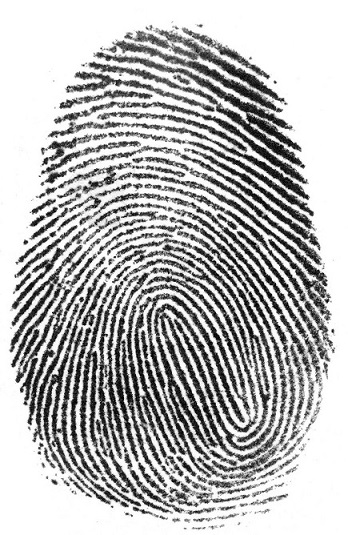
#> input picture HomeAssignmemt-3/img/fingerprint.jpg, 348 x 535 px
$ python main.py
#> lines starting #> are read from the running program, lines starting #| are printed output that depends on the picture; after the words box and inside, x2 and y2 are one past the last pixel; in counts of white or black regions, pixels touching at a corner belong together; long printed decimals are rounded
### HomeAssignmemt-3/binary.py
import cv2
import numpy as np
import matplotlib.pyplot as plt
from PIL import Image


# 根据阈值分割的迭代法计算阈值T
def iteration_threshold(img_array):
    # 使用图像的均值作为初始阈值
    T = 0
    T_new = np.mean(img_array)
    epsilon = 1e-5
    k = 0

    while np.abs(T_new - T) >= epsilon:
        T = T_new
        G1 = []  # 灰度值大于T的像素组成G1
        G2 = []  # 灰度值小于T的像素组成G2
        for i in range(img_array.shape[0]):
            for j in range(img_array.shape[1]):
                if img_array[i, j] > T:
                    G1.append(img_array[i, j])
                else:
                    G2.append(img_array[i, j])
        T_new = 0.5 * (np.mean(G1) + np.mean(G2))
        k += 1
    return T_new, k


def Binaryzation(_img):
    # 迭代法求阈值
    _threshold, _k = iteration_threshold(_img)
    # 二值化
    img_bin = np.where(_img > _threshold, 0, 255)
    return _threshold, _k, img_bin.astype(np.uint8)

### HomeAssignmemt-3/basic_morphology.py
import numpy as np
import cv2


# 腐蚀
def erode(_img):  # 输入的为二值图
    # 初始化图像平移矩阵
    m_1 = np.array([[1, 0, -1], [0, 1, -1]], dtype=np.float32)  # 左上
    m_2 = np.array([[1, 0, 0], [0, 1, -1]], dtype=np.float32)  # 上
    m_3 = np.array([[1, 0, 1], [0, 1, -1]], dtype=np.float32)  # 右上
    m_4 = np.array([[1, 0, -1], [0, 1, 0]], dtype=np.float32)  # 左
    m_5 = np.array([[1, 0, 1], [0, 1, 0]], dtype=np.float32)  # 右
    m_6 = np.array([[1, 0, -1], [0, 1, 1]], dtype=np.float32)  # 左下
    m_7 = np.array([[1, 0, 0], [0, 1, 1]], dtype=np.float32)  # 下
    m_8 = np.array([[1, 0, 1], [0, 1, 1]], dtype=np.float32)  # 右下
    M = [m_1, m_2, m_3, m_4, m_5, m_6, m_7, m_8]

    # 9个平移后的图像取交集得到腐蚀结果
    img_result = _img.copy()
    for i in M:
        img_shift = cv2.warpAffine(_img, i, (_img.shape[1], _img.shape[0]))  # 使用放射变化进行平移
        img_result = cv2.bitwise_and(img_result, img_shift)

    return img_result


# 膨胀
def dilate(_img):  # 输入的为二值图
    # 初始化图像平移矩阵
    m_1 = np.array([[1, 0, -1], [0, 1, -1]], dtype=np.float32)  # 左上
    m_2 = np.array([[1, 0, 0], [0, 1, -1]], dtype=np.float32)  # 上
    m_3 = np.array([[1, 0, 1], [0, 1, -1]], dtype=np.float32)  # 右上
    m_4 = np.array([[1, 0, -1], [0, 1, 0]], dtype=np.float32)  # 左
    m_5 = np.array([[1, 0, 1], [0, 1, 0]], dtype=np.float32)  # 右
    m_6 = np.array([[1, 0, -1], [0, 1, 1]], dtype=np.float32)  # 左下
    m_7 = np.array([[1, 0, 0], [0, 1, 1]], dtype=np.float32)  # 下
    m_8 = np.array([[1, 0, 1], [0, 1, 1]], dtype=np.float32)  # 右下
    M = [m_1, m_2, m_3, m_4, m_5, m_6, m_7, m_8]

    # 9个平移后的图像取交集得到腐蚀结果
    img_result = _img.copy()
    for i in M:
        img_shift = cv2.warpAffine(_img, i, (_img.shape[1], _img.shape[0]))  # 使用放射变化进行平移
        img_result = cv2.bitwise_or(img_result, img_shift)

    return img_result


# 开运算
def open_operation(_img):
    # 先腐蚀, 再膨胀
    img_result = erode(_img)
    img_result = dilate(img_result)

    return img_result

### HomeAssignmemt-3/skeleton.py
import numpy as np
import cv2
from basic_morphology import open_operation
from basic_morphology import dilate
from basic_morphology import erode


# 基于形态学的骨架提取
def mor_skeleton(_img):  # _img: 待提取骨架图像(默认为前景为白色的二值图像)
    # 骨架图像初始化
    img_result = np.zeros_like(_img)

    # 循环提取骨架, 当腐蚀后图像无前景时停止
    while np.sum(_img):
        # 当第一次的时候k=0， 所以相当于直接开运算
        # 迭代过一次后，_img是一个已经腐蚀并做差后的图像
        img_open = open_operation(_img)
        img_sub = _img - img_open  # 求差
        img_result = cv2.bitwise_or(img_result, img_sub.copy())  # 求并生成骨架
        _img = erode(_img)  # 再进行腐蚀
    return img_result


# 获得8邻域内极大值像素组成的图像
def find_max(_img):
    # 生成8个减法模板
    kmax_1 = np.array([[-1, 0, 0], [0, 1, 0], [0, 0, 0]], dtype=np.float32)
    kmax_2 = np.array([[0, -1, 0], [0, 1, 0], [0, 0, 0]], dtype=np.float32)
    kmax_3 = np.array([[0, 0, -1], [0, 1, 0], [0, 0, 0]], dtype=np.float32)
    kmax_4 = np.array([[0, 0, 0], [-1, 1, 0], [0, 0, 0]], dtype=np.float32)
    kmax_5 = np.array([[0, 0, 0], [0, 1, -1], [0, 0, 0]], dtype=np.float32)
    kmax_6 = np.array([[0, 0, 0], [0, 1, 0], [-1, 0, 0]], dtype=np.float32)
    kmax_7 = np.array([[0, 0, 0], [0, 1, 0], [0, -1, 0]], dtype=np.float32)
    kmax_8 = np.array([[0, 0, 0], [0, 1, 0], [0, 0, -1]], dtype=np.float32)
    kernel = [kmax_1, kmax_2, kmax_3, kmax_4, kmax_5, kmax_6,
              kmax_7, kmax_8]

    # 生成一个与原图大小相等像素全为255的图像
    img_result = cv2.bitwise_not(np.zeros_like(_img, dtype=np.uint8))
    # 依次进行减法模板操作, 取结果交集为极大值像素图像
    for i in kernel:
        # 减法模板滤波
        img_m = cv2.filter2D(_img, -1, i)
        # 差值非负处取为255: 操作点像素值>=被减处像素
        img_m = np.where(img_m >= 0.0, 255, 0)
        img_m = img_m.astype(np.uint8)
        # 大于等于8邻域内所有像素的点为区域极大值点
        img_result = cv2.bitwise_and(img_result, img_m)

    return img_result


# 基于距离变化的骨架提取
def distTrans_skeleton(_img):  # img: 待提取骨架图像(默认为前景为白色的二值图像)

    # 通过形态学操作获得前景边界
    img_bd = _img - erode(_img)
    # 对边界图像做距离变换
    img_distTrans = cv2.distanceTransform(
        cv2.bitwise_not(img_bd.copy()),
        cv2.DIST_L2, cv2.DIST_MASK_3)
    # 求距离变换图中的局部极大值
    img_max = find_max(img_distTrans)
    # 落入原二值图像中的局部极大值即为图像的骨架
    img_result = cv2.bitwise_and(img_max, _img)

    return img_result

### HomeAssignmemt-3/tailor.py
import numpy as np
import cv2
from basic_morphology import erode
from basic_morphology import dilate
from basic_morphology import open_operation


def thinning_algorithm(img, K):  # img: 待细化图像  K: 结构子序列
    img_result = img / 255  # 归一
    # 初始化用于保存上一次结果的矩阵
    img_old = 1 - img_result

    # 循环细化.直至图像保持不变
    while np.sum(img_result - img_old):
        img_old = img_result
        for i in K:
            # 基于卷积结果的击中击不中
            img_temp = np.where(cv2.filter2D(img_result.copy(), -1, i
                                             , borderType=0) == 15, 1, 0)
            img_result = img_result - img_temp

    img_result *= 255
    return img_result.astype(np.uint8)


def thinning(_img):  # img: 待细化图像

    # 生成8个结构子序列
    k_1 = np.array([[16, 16, 16], [0, 1, 0], [2, 4, 8]], dtype=np.uint8)
    k_2 = np.array([[0, 16, 16], [1, 2, 16], [4, 8, 0]], dtype=np.uint8)
    k_3 = np.array([[1, 0, 16], [2, 4, 16], [8, 0, 16]], dtype=np.uint8)
    k_4 = np.array([[1, 2, 0], [4, 8, 16], [0, 16, 16]], dtype=np.uint8)
    k_5 = np.array([[1, 2, 4], [0, 8, 0], [16, 16, 16]], dtype=np.uint8)
    k_6 = np.array([[0, 1, 2], [16, 4, 8], [16, 16, 0]], dtype=np.uint8)
    k_7 = np.array([[16, 0, 1], [16, 2, 4], [16, 0, 8]], dtype=np.uint8)
    k_8 = np.array([[16, 16, 0], [16, 1, 2], [0, 4, 8]], dtype=np.uint8)

    K = [k_1, k_2, k_3, k_4, k_5, k_6, k_7, k_8]

    # 细化操作
    img_result = thinning_algorithm(_img, K)

    return img_result


#  找到端节点
def find_end(_img, K):  # _img: 输入图像 K: 结构子序列
    # 像素归一化
    img_ones = _img / 255
    img_result = np.zeros_like(_img, dtype=np.uint8)

    # 利用结构子序列寻找端点
    for i in K:
        img_temp = np.where(cv2.filter2D(img_ones.copy(), -1, i,
                                         borderType=0) == 3, 1, 0)
        img_result = img_result + img_temp

    img_result *= 255
    # 返回只有端节点为前景的图像
    return img_result.astype(np.uint8)


def tailor(_img):  # _img: 待裁剪图像

    # 生成8个结构子
    k_1 = np.array([[0, 4, 4], [1, 2, 4], [0, 4, 4]], dtype=np.uint8)
    k_2 = np.array([[0, 1, 0], [4, 2, 4], [4, 4, 4]], dtype=np.uint8)
    k_3 = np.array([[4, 4, 0], [4, 1, 2], [4, 4, 0]], dtype=np.uint8)
    k_4 = np.array([[4, 4, 4], [4, 1, 4], [0, 2, 0]], dtype=np.uint8)
    k_5 = np.array([[1, 4, 4], [4, 2, 4], [4, 4, 4]], dtype=np.uint8)
    k_6 = np.array([[4, 4, 1], [4, 2, 4], [4, 4, 4]], dtype=np.uint8)
    k_7 = np.array([[4, 4, 4], [4, 1, 4], [4, 4, 2]], dtype=np.uint8)
    k_8 = np.array([[4, 4, 4], [4, 1, 4], [2, 4, 4]], dtype=np.uint8)

    K = [k_1, k_2, k_3, k_4, k_5, k_6, k_7, k_8]

    # 细化(去除3个像素组成的分支)
    img_thin = thinning_algorithm(_img, K)
    # 找端点
    img_end = find_end(img_thin, K)
    # 膨胀运算,捡回误伤元素
    img_dilate = img_end
    for _ in range(3):
        img_dilate = dilate(img_dilate)
        img_dilate = cv2.bitwise_and(img_dilate, _img)
    # 获得裁剪结果
    img_result = cv2.bitwise_or(img_dilate, img_thin)

    return img_result

### HomeAssignmemt-3/main.py
import cv2
import numpy as np

from binary import Binaryzation
from skeleton import mor_skeleton
from skeleton import distTrans_skeleton
from tailor import thinning
from tailor import tailor


def main(img):

    # 二值化: 基于迭代法获取二值化阈值
    print("Processing: 二值化...")
    threshold, k, img_bin = Binaryzation(np.array(img))

    print("阈值:", threshold)
    cv2.imwrite("./result/img_binary.png", img_bin)

    # 基于形态学的骨架提取./result/
    print("Processing: 基于形态学的骨架提取...")
    img_sk_morph = mor_skeleton(img_bin)
    cv2.imwrite("./result/morph_skeleton.png", img_sk_morph)

    # 基于距离变换的骨架提取
    print("Processing: 基于距离变换的骨架提取...")
    img_sk_dist = distTrans_skeleton(img_bin)
    cv2.imwrite("./result/distTrain_skeleton.png", img_sk_dist)

    # 图像细化
    print("Processing: 图像细化...")
    img_sk_thin = thinning(img_bin)
    cv2.imwrite("./result/thinning.png", img_sk_thin)

    # 裁剪:以细化所得骨架为例
    print("Processing: 裁剪:以细化所得为例...")
    img_result = tailor(img_sk_thin)
    cv2.imwrite("./result/tailor.png", img_result)


if __name__ == "__main__":
    img = cv2.imread("./img/fingerprint.jpg", 0)
#> img is the input picture: shape (535, 348); min 0, max 255, mean 183.6
    main(img)
#> in iteration_threshold, `T_new = np.mean(img_array)`: T_new = 183.6
#> the loop in iteration_threshold, `while np.abs(T_new - T) >= epsilon:` made 6 passes
#> (T, T_new) on passes 1 to 6: (183.6, 162.3), (162.3, 156.7), (156.7, 155.1), (155.1, 154.8), (154.8, 154.6), (154.6, 154.6)
#> after the loop in iteration_threshold, `while np.abs(T_new - T) >= epsilon:`: k = 6
#> in Binaryzation, `img_bin = np.where(_img > _threshold, 0, 255)`:
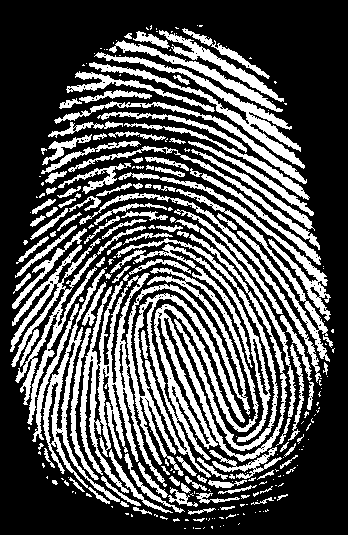
#> img_bin: shape (535, 348) int64; 33.2% white; 260 white regions (138 under 20 px), largest, box (x1, y1, x2, y2) and area: (80, 234, 287, 493) 16397, (89, 52, 305, 169) 3278, (10, 238, 101, 425) 3248
#> in main, `threshold, k, img_bin = Binaryzation(np.array(img))`: threshold = 154.6; k = 6
#| 阈值: 154.566
#> the loop in mor_skeleton, `while np.sum(_img):` made 4 passes
#> pass 1, in mor_skeleton, `img_sub = _img - img_open`:
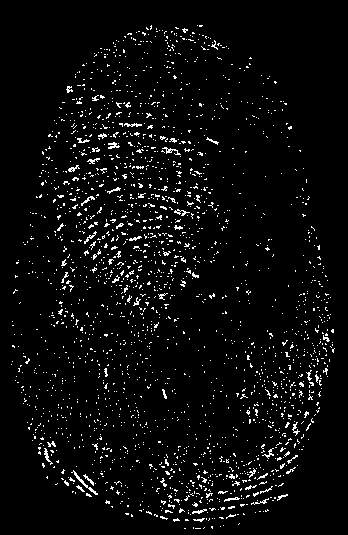
#> img_sub: shape (535, 348); 4.3% white in thin lines or dots, all inside (x1, y1, x2, y2) = (11, 25, 335, 529)
#> in distTrans_skeleton, `img_bd = _img - erode(_img)`: img_bd: shape (535, 348); 21.2% white in thin lines or dots, all inside (x1, y1, x2, y2) = (10, 25, 335, 529)
#> the loop in find_max, `for i in kernel:` made 8 passes
#> pass 1, in find_max, `img_m = np.where(img_m >= 0.0, 255, 0)`:
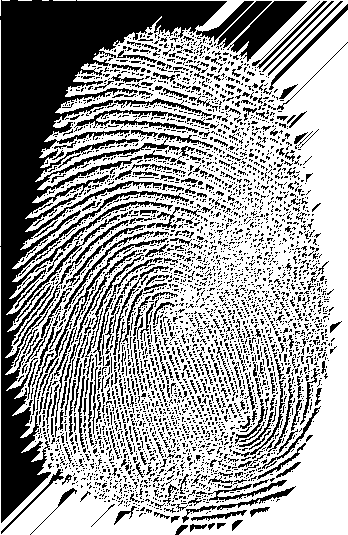
#> img_m: shape (535, 348) int64; 62.3% white; 4047 black regions (3728 under 20 px), largest, box (x1, y1, x2, y2) and area: (0, 0, 227, 523) 30776, (227, 1, 307, 62) 1662, (217, 1, 272, 48) 681
#> after the loop in find_max, `for i in kernel:`: img_result: shape (535, 348); 10.2% white in thin lines or dots
#> in distTrans_skeleton, `img_result = cv2.bitwise_and(img_max, _img)`: img_result: shape (535, 348); 5.2% white in thin lines or dots, all inside (x1, y1, x2, y2) = (11, 32, 331, 513)
#> in thinning, `k_1 = np.array([[16, 16, 16], [0, 1, 0], [2, 4, 8]], dtype=np.uint8)`: k_1 = [[16, 16, 16], [0, 1, 0], [2, 4, 8]]
#> in thinning, `k_2 = np.array([[0, 16, 16], [1, 2, 16], [4, 8, 0]], dtype=np.uint8)`: k_2 = [[0, 16, 16], [1, 2, 16], [4, 8, 0]]
#> in thinning, `k_3 = np.array([[1, 0, 16], [2, 4, 16], [8, 0, 16]], dtype=np.uint8)`: k_3 = [[1, 0, 16], [2, 4, 16], [8, 0, 16]]
#> in thinning, `k_4 = np.array([[1, 2, 0], [4, 8, 16], [0, 16, 16]], dtype=np.uint8)`: k_4 = [[1, 2, 0], [4, 8, 16], [0, 16, 16]]
#> in thinning, `k_5 = np.array([[1, 2, 4], [0, 8, 0], [16, 16, 16]], dtype=np.uint8)`: k_5 = [[1, 2, 4], [0, 8, 0], [16, 16, 16]]
#> in thinning, `k_6 = np.array([[0, 1, 2], [16, 4, 8], [16, 16, 0]], dtype=np.uint8)`: k_6 = [[0, 1, 2], [16, 4, 8], [16, 16, 0]]
#> in thinning, `k_7 = np.array([[16, 0, 1], [16, 2, 4], [16, 0, 8]], dtype=np.uint8)`: k_7 = [[16, 0, 1], [16, 2, 4], [16, 0, 8]]
#> in thinning, `k_8 = np.array([[16, 16, 0], [16, 1, 2], [0, 4, 8]], dtype=np.uint8)`: k_8 = [[16, 16, 0], [16, 1, 2], [0, 4, 8]]
#> the loop in thinning_algorithm, `while np.sum(img_result - img_old):` made 9 passes
#> in thinning_algorithm, `img_result *= 255`:
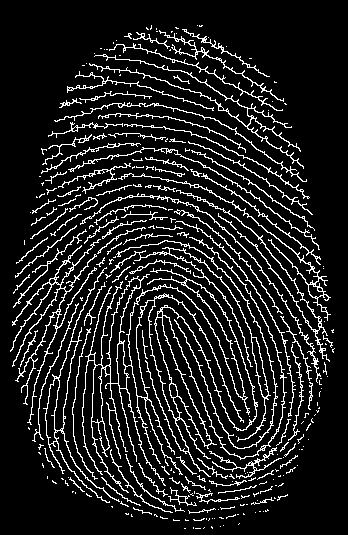
#> img_result: shape (535, 348) float64; 11.8% white in thin lines or dots, all inside (x1, y1, x2, y2) = (10, 25, 335, 529)
#> in tailor, `k_1 = np.array([[0, 4, 4], [1, 2, 4], [0, 4, 4]], dtype=np.uint8)`: k_1 = [[0, 4, 4], [1, 2, 4], [0, 4, 4]]
#> in tailor, `k_2 = np.array([[0, 1, 0], [4, 2, 4], [4, 4, 4]], dtype=np.uint8)`: k_2 = [[0, 1, 0], [4, 2, 4], [4, 4, 4]]
#> in tailor, `k_3 = np.array([[4, 4, 0], [4, 1, 2], [4, 4, 0]], dtype=np.uint8)`: k_3 = [[4, 4, 0], [4, 1, 2], [4, 4, 0]]
#> in tailor, `k_4 = np.array([[4, 4, 4], [4, 1, 4], [0, 2, 0]], dtype=np.uint8)`: k_4 = [[4, 4, 4], [4, 1, 4], [0, 2, 0]]
#> in tailor, `k_5 = np.array([[1, 4, 4], [4, 2, 4], [4, 4, 4]], dtype=np.uint8)`: k_5 = [[1, 4, 4], [4, 2, 4], [4, 4, 4]]
#> in tailor, `k_6 = np.array([[4, 4, 1], [4, 2, 4], [4, 4, 4]], dtype=np.uint8)`: k_6 = [[4, 4, 1], [4, 2, 4], [4, 4, 4]]
#> in tailor, `k_7 = np.array([[4, 4, 4], [4, 1, 4], [4, 4, 2]], dtype=np.uint8)`: k_7 = [[4, 4, 4], [4, 1, 4], [4, 4, 2]]
#> in tailor, `k_8 = np.array([[4, 4, 4], [4, 1, 4], [2, 4, 4]], dtype=np.uint8)`: k_8 = [[4, 4, 4], [4, 1, 4], [2, 4, 4]]
#> in tailor, `K = [k_1, k_2, k_3, k_4, k_5, k_6, k_7, k_8]`: K = 8 items, first 6: [[0, 4, 4], [1, 2, 4], [0, 4, 4]], [[0, 1, 0], [4, 2, 4], [4, 4, 4]], [[4, 4, 0], [4, 1, 2], [4, 4, 0]], [[4, 4, 4], [4, 1, 4], [0, 2, 0]], [[1, 4, 4], [4, 2, 4], [4, 4, 4]], [[4, 4, 1], [4, 2, 4], [4, 4, 4]]
#> the loop in thinning_algorithm (call 2), `while np.sum(img_result - img_old):` made 3 passes
#> in thinning_algorithm (call 2), `img_result *= 255`:
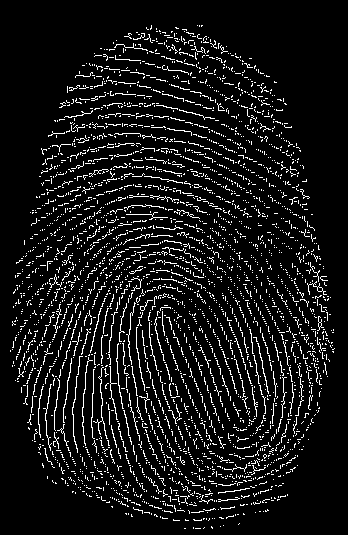
#> img_result: shape (535, 348) float64; 8.7% white in thin lines or dots, all inside (x1, y1, x2, y2) = (10, 25, 335, 529)
#> the loop in find_end, `for i in K:` made 8 passes
#> i on passes 1 to 8: [[0, 4, 4], [1, 2, 4], [0, 4, 4]], [[0, 1, 0], [4, 2, 4], [4, 4, 4]], [[4, 4, 0], [4, 1, 2], [4, 4, 0]], [[4, 4, 4], [4, 1, 4], [0, 2, 0]], [[1, 4, 4], [4, 2, 4], [4, 4, 4]], [[4, 4, 1], [4, 2, 4], [4, 4, 4]], [[4, 4, 4], [4, 1, 4], [4, 4, 2]], [[4, 4, 4], [4, 1, 4], [2, 4, 4]]
#> pass 1, in find_end, `img_temp = np.where(cv2.filter2D(img_ones.copy(), -1, i, borderType=0)..`:
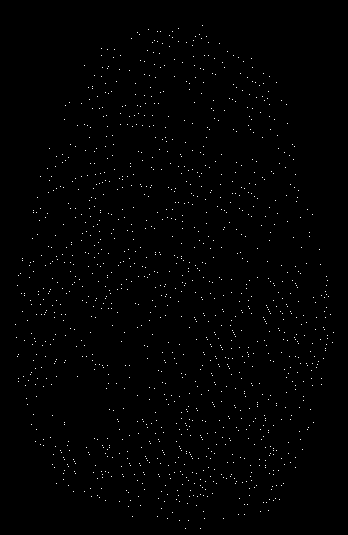
#> img_temp: shape (535, 348) int64; values 0 (black) and 1 (white), 0.69% white in thin lines or dots, all inside (x1, y1, x2, y2) = (15, 25, 334, 529)
#> in tailor, `img_result = cv2.bitwise_or(img_dilate, img_thin)`:
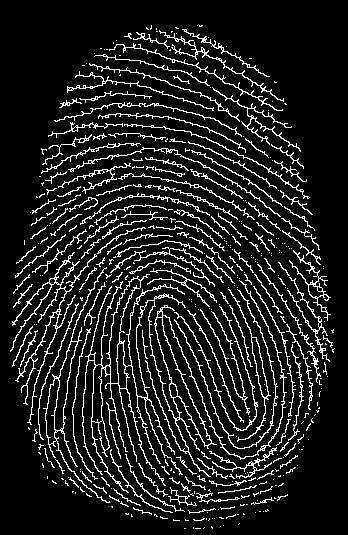
#> img_result: shape (535, 348); 11.6% white in thin lines or dots, all inside (x1, y1, x2, y2) = (10, 25, 335, 529)
